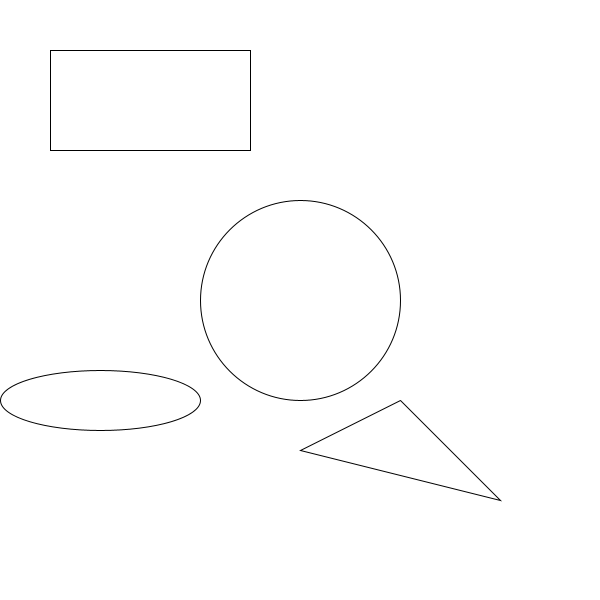
Frame 1 (no input)
Frame 60 (the mouse pressed at the canvas centre just before this capture): identical to frame 1, image omitted
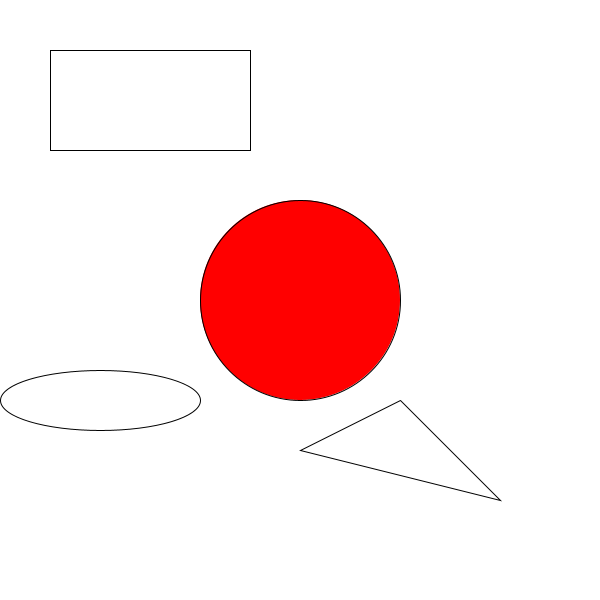
Frame 120 (the mouse held since frame 60 and released just before this capture)

The Processing sketch that drew these frames (run headless with seeded random() and noise(); from frame 60 on, the mouse is pressed at the canvas centre):

// Processing sketch: hitboxTest
// ── hitboxTest.pde
//Dan Schellenberg
//Dec 5, 2014
// Although it would make more sense to have these various hitboxes as children of
// a parent HitBox class, I have not done that. This way, the students can easily
// use one of these classes on its own, if they are struggling with hitbox math.

RectHitBox myHitBox;
CircleHitBox circleCheck;
EllipseHitBox elCheck;
TriangleHitBox triCheck;

void setup() {
  size(600,600);
  myHitBox = new RectHitBox(50,50,200,100);
  circleCheck = new CircleHitBox(300,300,100);
  elCheck = new EllipseHitBox(100, 400, 100, 30);
  triCheck = new TriangleHitBox(500, 500, 400, 400, 300, 450);
}

void draw() {
  background(255);
  myHitBox.display();
  myHitBox.checkPointCollision(mouseX,mouseY);
  circleCheck.display();
  circleCheck.checkPointCollision(mouseX,mouseY);
  elCheck.display();
  elCheck.checkPointCollision(mouseX,mouseY);
  triCheck.display();
  triCheck.checkPointCollision(mouseX,mouseY);
}
// ── CircleHitBox.pde
class CircleHitBox {
  float x, y, r;
  boolean isHit;
  
  CircleHitBox(float _x, float _y, float _r) {
    isHit = false;
    x = _x;
    y = _y;
    r = _r;
  }
  
  boolean checkPointCollision(float Px, float Py) {
    boolean currentlyHitting = (dist(x,y,Px,Py) <= r);
    if (currentlyHitting) {
      isHit = true;
      println("Hit!");
      return true;
    }
    else {
      isHit = false;
      return false;
    }
  }
  
  void display() {
    if (isHit) {
      fill(255,0,0);
    }
    else {
      fill(255);
    }
    ellipse(x,y,r*2,r*2);
  }
}
// ── EllipseHitBox.pde
class EllipseHitBox {
  float x, y, rX, rY;
  boolean isHit;
  
  EllipseHitBox(float _x, float _y, float _rX, float _rY) {
    isHit = false;
    x = _x;
    y = _y;
    rX = _rX;
    rY = _rY;
  }
  
  boolean checkPointCollision(float Px, float Py) {
    boolean currentlyHitting = ((Px-x)*(Px-x)/(rX*rX) + (Py-y)*(Py-y)/(rY*rY) <= 1);
    if (currentlyHitting) {
      isHit = true;
      println("Hit!");
      return true;
    }
    else {
      isHit = false;
      return false;
    }
  }
  
  void display() {
    if (isHit) {
      fill(255,0,0);
    }
    else {
      fill(255);
    }
    ellipse(x,y,rX*2,rY*2);
  }
}
// ── RectHitBox.pde
class RectHitBox {
  float x, y, w, h;
  boolean isHit;
  
  RectHitBox(float _x, float _y, float _w, float _h) {
    isHit = false;
    x = _x;
    y = _y;
    w = _w;
    h = _h;
  }
  
  boolean checkPointCollision(float Px, float Py) {
    boolean currentlyHitting = (Px >= x && Px <= x+w) && (Py >= y && Py <= y+h);
    if (currentlyHitting) {
      isHit = true;
      println("Hit!");
      return true;
    }
    else {
      isHit = false;
      return false;
    }
  }
  
  void display() {
    if (isHit) {
      fill(255,0,0);
    }
    else {
      fill(255);
    }
    rect(x,y,w,h);
  }
}
// ── TriangleHitBox.pde
class TriangleHitBox {
  float x1, y1, x2, y2, x3, y3;
  boolean isHit;
  
  TriangleHitBox(float _x1, float _y1, float _x2, float _y2, float _x3, float _y3) {
    isHit = false;
    x1 = _x1;
    y1 = _y1;
    x2 = _x2;
    y2 = _y2;
    x3 = _x3;
    y3 = _y3;
  }
  
  float sign(float _x1, float _y1, float _x2, float _y2, float _x3, float _y3) {
    return (_x1 - _x3) * (_y2 - _y3) - (_x2 - _x3) * (_y1 - _y3);
  }
  
  boolean checkPointCollision(float Px, float Py) {
    boolean b1, b2, b3;
    b1 = sign(Px, Py, x1, y1, x2, y2) < 0.0;
    b2 = sign(Px, Py, x2, y2, x3, y3) < 0.0;
    b3 = sign(Px, Py, x3, y3, x1, y1) < 0.0;
    
    boolean currentlyHitting = ((b1 == b2) && (b2 == b3));
    if (currentlyHitting) {
      isHit = true;
      println("Hit!");
      return true;
    }
    else {
      isHit = false;
      return false;
    }
  }

  void display() {
    if (isHit) {
      fill(255,0,0);
    }
    else {
      fill(255);
    }
    triangle(x1,y1,x2,y2,x3,y3);
  }
}
